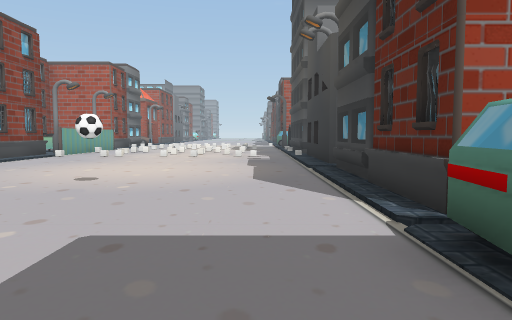
view 1 (above)

24 first-person views from a walk through a scene from a Unity 3-D project. The camera is 1.5 m above the floor, tilts 4° down and sees 70° across. The floor is counted in squares, 2 m on a side. Each view is taken from the middle of a square. On the plan, view 1 faces up. The plan holds only what a view shows up to about 11 squares ahead; the rest is blank. The place goes on beyond the plan. The player is left out. Some surface patterns are stand-ins.

view 2
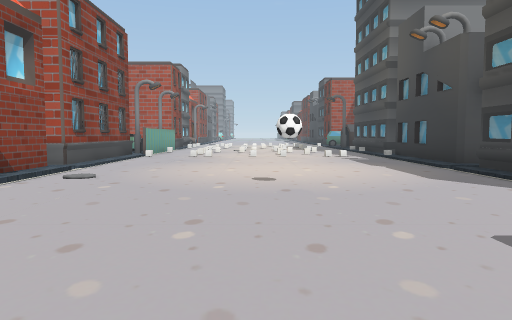

view 3
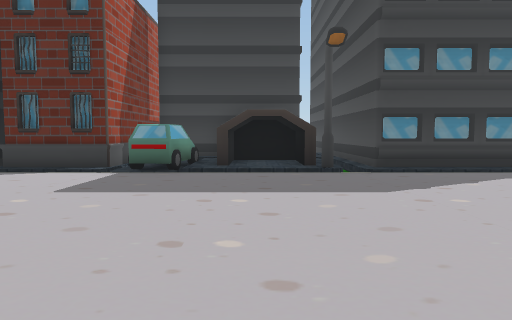

view 4
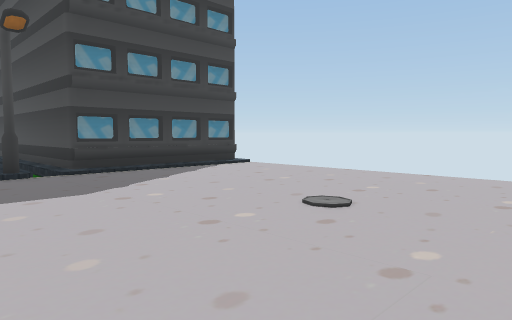

view 5
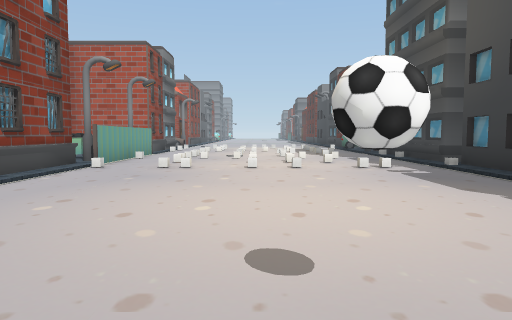

view 6
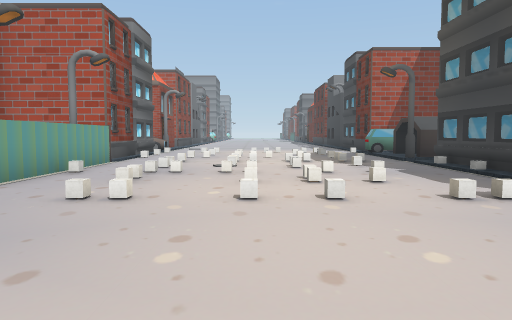

view 7
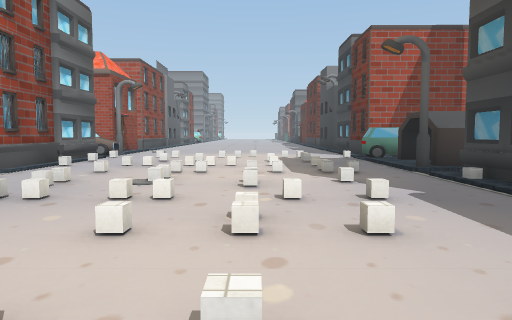

view 8
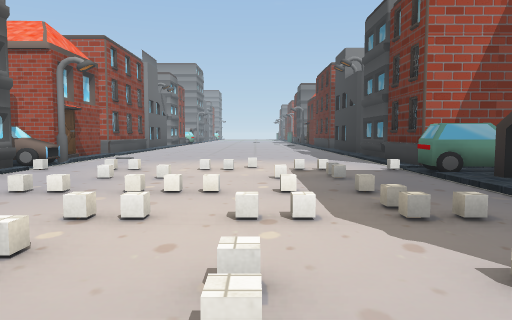

view 9
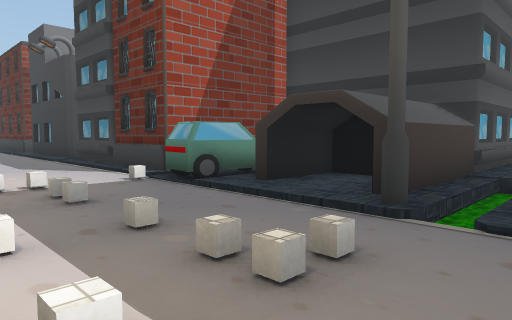

view 10
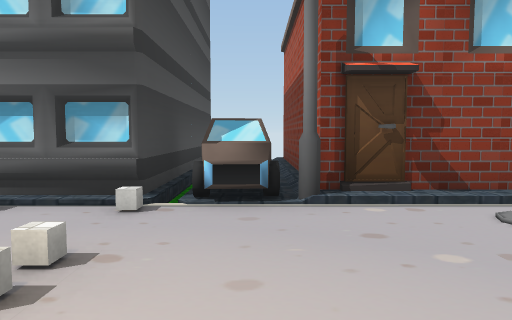

view 11
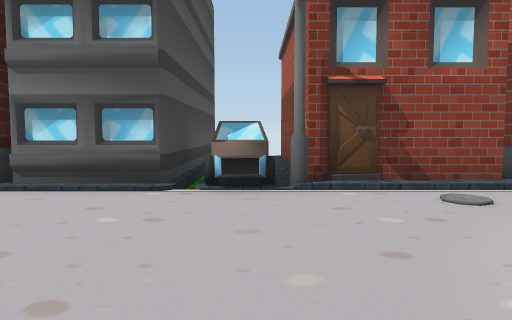

view 12
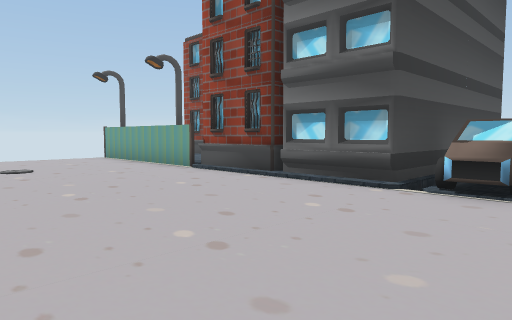

view 13
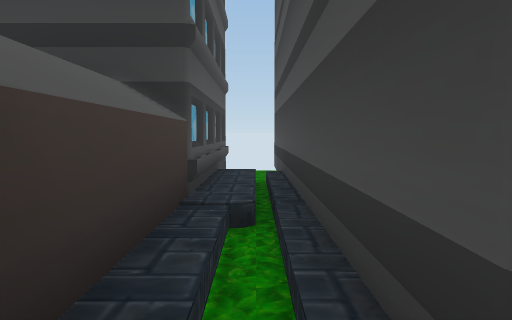

view 14
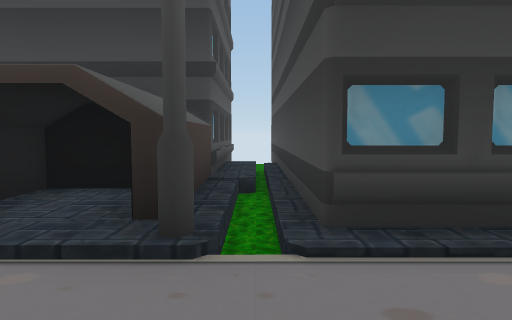

view 15
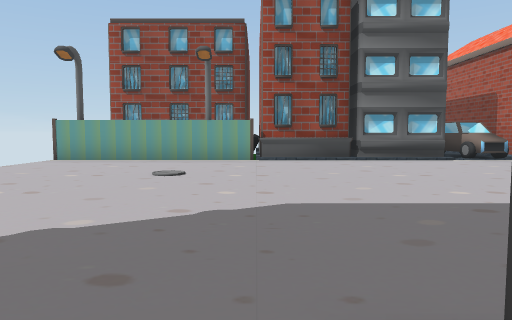

view 16
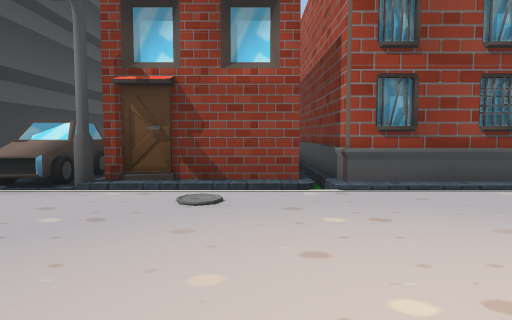

view 17
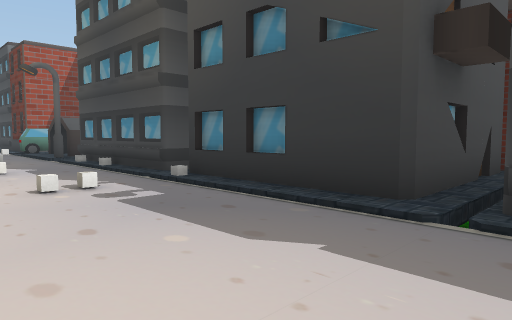

view 18
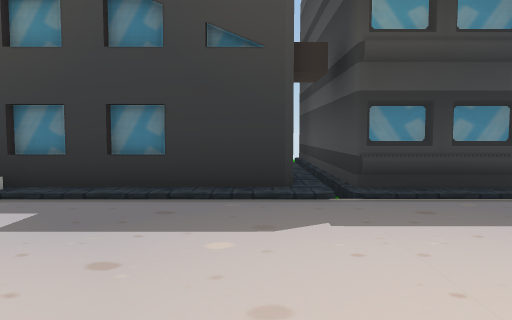

view 19
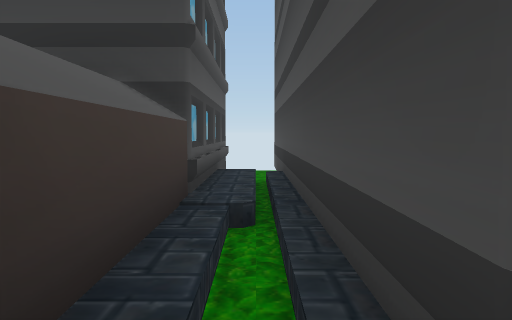

view 20
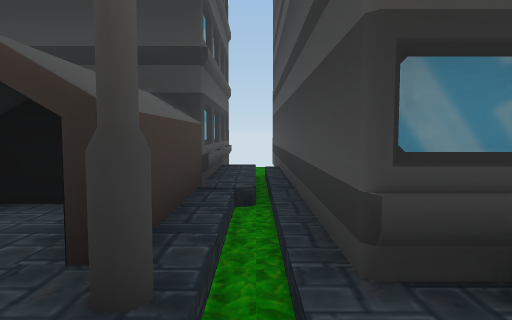

view 21
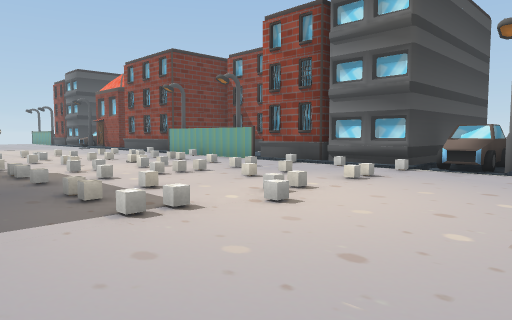

view 22
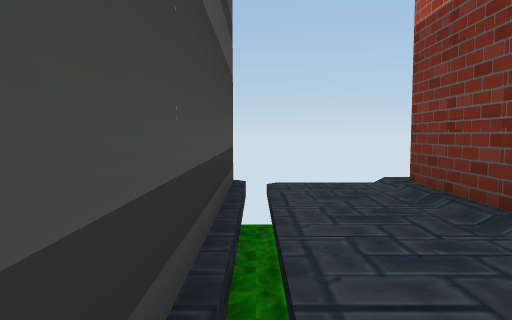

view 23
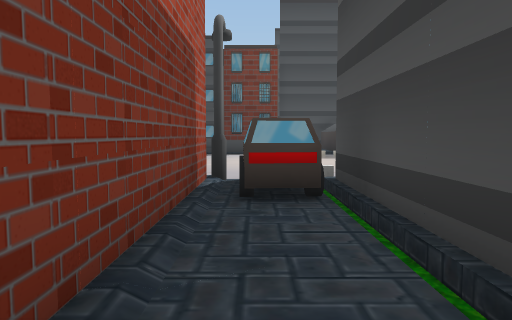

view 24
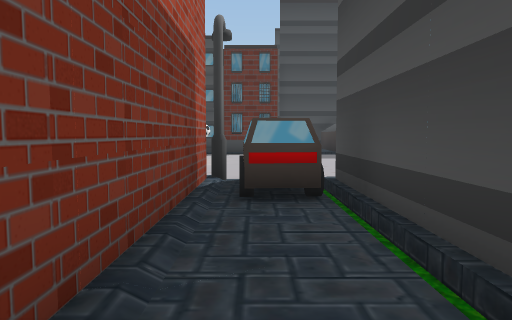

### Floor plan
Key: @ floor where view 1 was taken; # wall or solid block; . main floor; : floor 0.25 m higher than the main floor; - floor 0.25 m lower than the main floor; / step, stairs or slope; = window, fence, low wall or low ledge; ^ raised ledge.
Columns run from 13 left of view 1 to 10 right of it. Each row starts with its distance up from view 1.
 26      #/......./#
 25 ######/......./#
 24 ....##^......./#
 23 ##///-///./////#
 22  ######......./##
 21       #......./###
 20       #......./::#
 19       #......./######==#
 18       #...//./////////-
 17       #..../../#########
 16       #..../../#
 15       #.../.../#
 14      ##...///./#
 13      ##......./#
 12      #/......//#
 11      #/......./#
 10      #/......./#
  9  #####/......./#####
  8  #----/.......//////
  7      #/......./#######
  6      #/......./#
  5 ######/......./#
  4 ....##^......./#
  3 ##///-/......./##
  2  ######......./## #
  1      ##......./####
  0       #......@/::##
 -1       #......./######==#
 -2       #.......////////-
 -3       #......./#########
 -4       #......./#
 -5       #......./#
 -6       #......./#
 -7       #        #

Where each view was taken, in squares from view 1:
view 1: 0 up, 0 right, facing up
view 2: 0 up, 3 left, facing up
view 3: 0 up, 6 left, facing right
view 4: 0 up, 6 left, facing down-right
view 5: 4 up, 3 left, facing up
view 6: 8 up, 3 left, facing up
view 7: 11 up, 2 left, facing up
view 8: 15 up, 2 left, facing up
view 9: 17 up, 2 left, facing up-right
view 10: 24 up, 3 left, facing left
view 11: 4 up, 2 left, facing left
view 12: 5 up, 2 left, facing down-left
view 13: 2 down, 1 right, facing right
view 14: 2 down, 1 left, facing right
view 15: 2 down, 2 right, facing left
view 16: 7 up, 2 left, facing left
view 17: 7 up, 2 left, facing up-right
view 18: 9 up, 3 left, facing right
view 19: 18 up, 1 right, facing right
view 20: 18 up, 0 right, facing right
view 21: 26 up, 1 right, facing down-left
view 22: 23 up, 9 left, facing left
view 23: 24 up, 13 left, facing right
view 24: 4 up, 13 left, facing right
